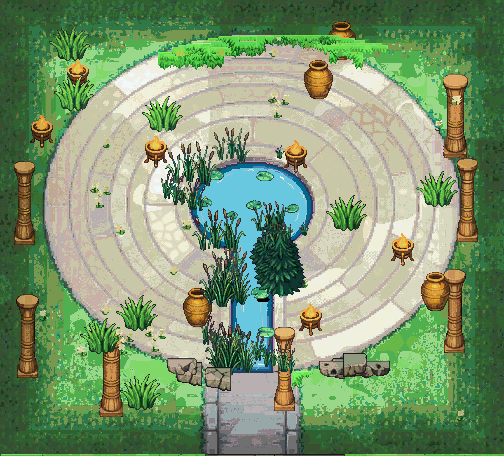

Below is a game level as drawn by its tile map, then a one-line description and the .tmx file that defines it, in full:
An orthogonal 21x19 tile map with 24x24 px tiles, 1 tile layer (entree_source).

<map version="1.10" tiledversion="1.10.2" orientation="orthogonal" renderorder="right-down" width="21" height="19" tilewidth="24" tileheight="24" infinite="0" nextlayerid="2" nextobjectid="1">
 <properties>
  <property name="zone" value="entree_source" />
  <property name="frames" type="int" value="24" />
  <property name="frame_ms" type="int" value="110" />
  <property name="tuiles_animees" type="int" value="104" />
 </properties>
 <tileset firstgid="1" source="entree_source_tuiles.tsx" />
 <layer id="1" name="entree_source" width="21" height="19">
  <data encoding="csv">
1,2,3,4,5,6,7,8,9,10,11,12,13,14,15,16,17,18,19,20,21,
22,23,936,937,38,39,40,41,42,43,44,45,46,47,48,49,50,51,52,53,54,
55,56,57,58,59,60,61,62,63,64,65,938,73,74,75,76,77,78,79,80,81,
82,83,939,940,98,99,100,101,102,103,104,941,942,111,112,113,114,115,116,943,120,
121,122,123,124,125,944,945,946,143,144,145,947,948,159,160,161,162,163,949,950,174,
175,176,177,178,951,185,186,952,953,954,955,213,214,215,216,217,218,219,956,226,227,
228,229,230,231,232,233,957,958,959,960,961,962,273,274,275,276,277,278,279,280,281,
282,283,284,963,964,295,965,966,967,968,969,970,971,339,340,341,342,972,973,974,362,
363,364,365,975,976,374,977,978,979,980,981,982,983,984,985,986,440,441,442,443,444,
445,446,447,448,987,988,462,989,990,991,992,993,994,506,507,508,509,510,511,512,513,
514,515,516,517,518,519,520,521,995,996,997,998,999,562,563,564,565,566,567,568,569,
570,571,572,573,574,575,576,1000,1001,1002,1003,1004,1005,617,618,619,620,621,622,623,624,
625,1006,631,632,1007,1008,1009,648,649,1010,1011,1012,666,667,668,669,670,671,672,673,674,
675,1013,681,1014,1015,1016,1017,713,1018,1019,1020,1021,744,745,746,747,748,749,750,751,752,
753,754,755,1022,1023,1024,1025,780,1026,1027,1028,1029,1030,817,818,819,820,821,822,823,824,
825,826,827,828,829,1031,1032,842,843,1033,1034,1035,853,854,855,856,857,858,859,860,861,
862,863,864,865,1036,1037,1038,874,875,876,877,878,879,880,881,882,883,884,885,886,887,
888,889,890,891,892,893,894,895,896,897,898,899,900,901,902,903,904,905,906,1039,914,
915,916,917,918,919,920,921,922,923,924,925,926,927,928,929,930,931,932,933,934,935
</data>
 </layer>
</map>
